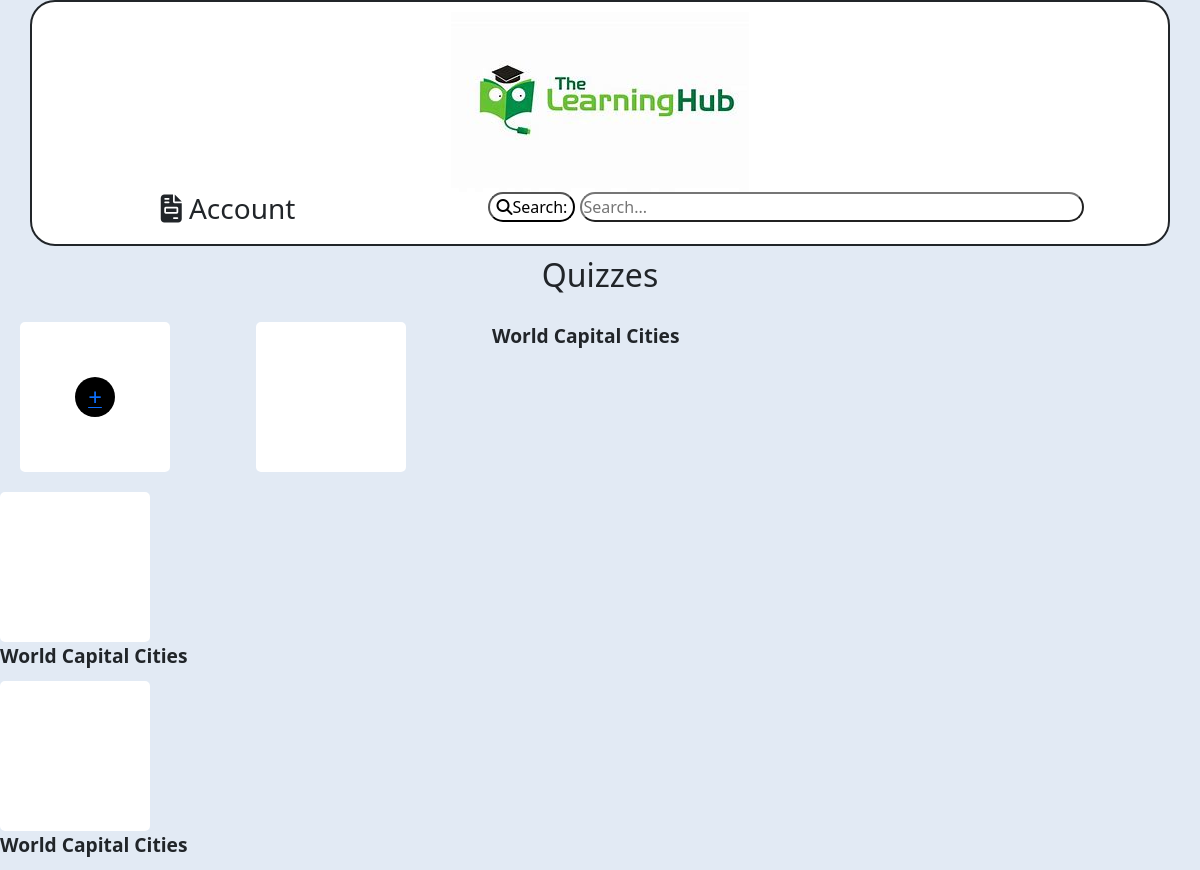
/dashboard (signed in), run on an earlier commit of the app's database.
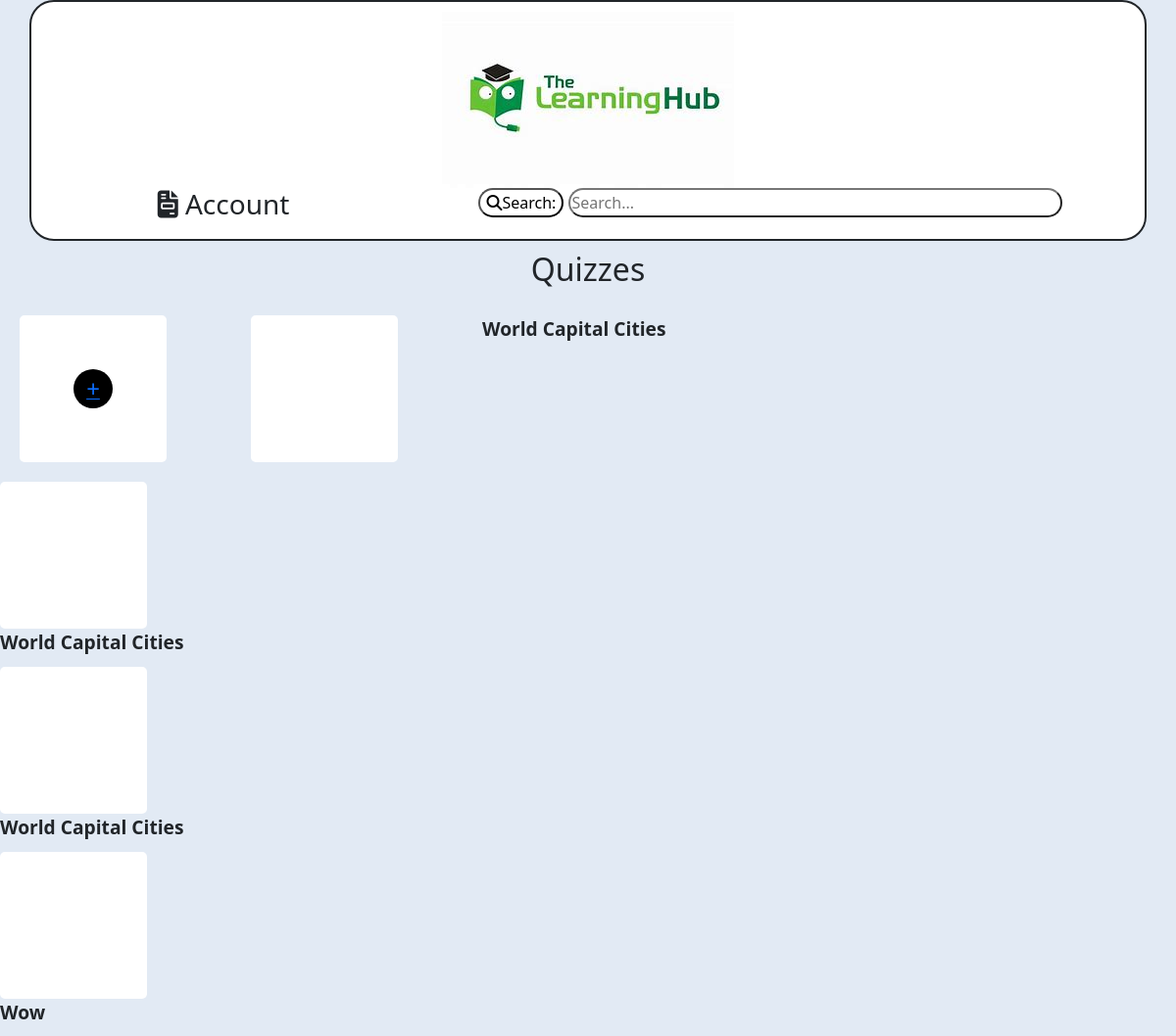
And on a later commit of the database.
### project.py (models this page shows)
class Quiz(db.Model):
    __tablename__ = "Quiz"
    id = db.Column(db.Integer, primary_key=True)
    title = db.Column(db.String(255), nullable=False)
    grade = db.Column(db.String(100), nullable=False)
    subject = db.Column(db.String(100), nullable=False)
    time_limit = db.Column(db.Integer, nullable=False)  # Adding time_limit here
    creator_id = db.Column(db.Integer, db.ForeignKey("User.id"), nullable=False)

### project.py (the view)
@app.route("/dashboard")
def dashboard():
    if "user_id" in session:
        user = User.query.get(session["user_id"])
        quizzes = user.quizzes
        return render_template("main.html", user=user, quizzes=quizzes)
    else:
        flash("You are not logged in. Please log in to access the dashboard.", "error")
        print("User not logged in, redirecting to login.")
        return redirect(url_for("login"))

### templates/main.html (shortened to what this page needs)
<!DOCTYPE html>
<html lang="en">
<head>
    <link href="https://cdn.jsdelivr.net/npm/bootstrap@5.3.0-alpha1/dist/css/bootstrap.min.css" rel="stylesheet">
    <link rel="stylesheet" type="text/css" href="../static/main.css">
    <link rel="stylesheet" href="../static/quiz_page.css">
    <link rel="stylesheet" href="https://cdnjs.cloudflare.com/ajax/libs/font-awesome/6.5.2/css/all.min.css" />
</head>
<body>
    <div class="container">
        <div class="row text-center fixed-div" id="panel">
            <div class="col-12">
                <a href="main.html"><img src="../static/pictures/Logo.jpg" alt="Logo"></a>
            </div>
            <div class="col-4">
                <h3 id="account"><i class="fa-solid fa-file-invoice"></i> Account</h3>
            </div>
            <div class="col-8">
                <form action="/search" method="GET">
                    <button class="search_button" type="submit"><i class="fa-solid fa-magnifying-glass"></i>Search:</button>
                    <input class="search_input" type="text" name="q" placeholder="Search...">
                </form>
            </div>
        </div>
            </div>
    <h2 class="text-center">Quizzes</h2>
    <div class="grid-container">
        <div class="box" id="addquiz">
            <div class="plus-button" onclick="createQuizPage()">
                <a href="/create_quiz" alt="Plus icon"><span class="plus-icon">+</span></a>
            </div>
        </div>
        {% for quiz in quizzes %}
        <div class="box"></div>
            <div class="quiz-title text center">{{ quiz.title }}</div>
        </div>
        {% endfor %}
</body>
</html>

### static/main.css (style rules this page uses)
.box { width: 150px; height: 150px; background-color: #ffffff; border: 2px solid #ffffff; border-radius: 5px; position: relative; }
.plus-button { position: absolute; top: 50%; left: 50%; transform: translate(-50%, -50%); width: 40px; height: 40px; background-color: #000000; color: #fff; border-radius: 50%; display: flex; justify-content: center; align-items: center; cursor: pointer; }
.plus-icon { font-size: 24px; }
.grid-container { display: grid; grid-template-columns: repeat(auto-fill, minmax(200px, 1fr)); gap: 20px; padding: 20px; }
.quiz-title { font-size: 1.2em; font-weight: bold; margin-bottom: 10px; }

### static/quiz_page.css (style rules this page uses)
body { background-color: #E2EAF4; }
#panel,#sub_panel { margin-bottom: 10px; padding:10px; background-color: white; border-style: solid; border-width: 2px; border-radius: 25px; }
button,.search_input { background-color: white; border-style: outset; border-radius: 25px; }
.search_input { width: 70%; }

What changed in the data, as far as the page shows it:
added Quiz: title "Wow"
